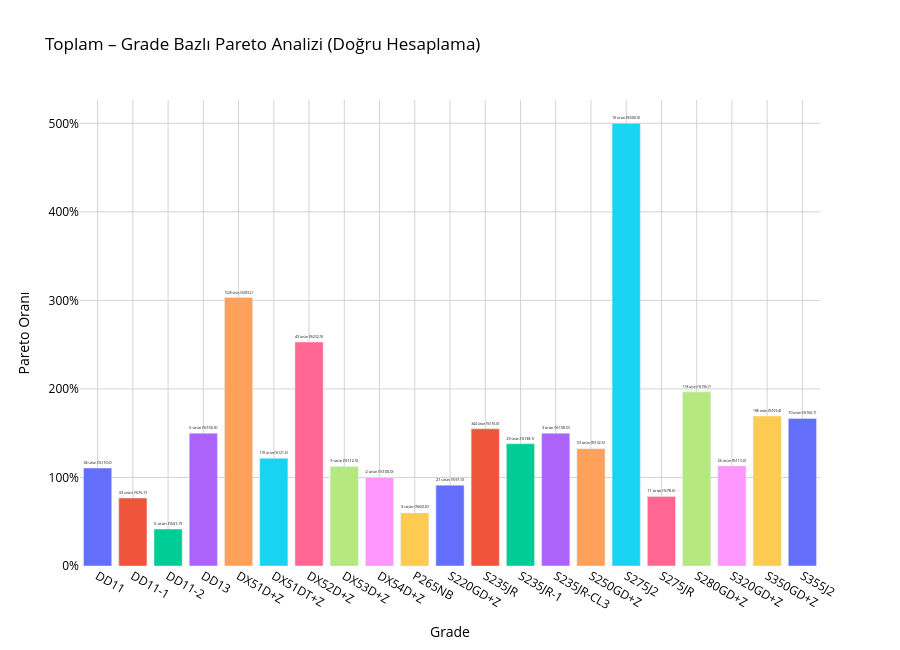

Write notebook code for a chart like this one.
### Code cell
import pandas as pd
import plotly.graph_objects as go

# 1. VERİYİ YÜKLE
df = pd.read_excel("preprocessedBelgeler/zero_filled_forecastData_altLimit100_son3_byGrup.xlsx")
df.columns = ['Month', 'SpecGroupId', 'Grade', 'Sipariş Mik. (TON)']
df['Month'] = pd.to_datetime(df['Month'])
df['SpecGroupId'] = df['SpecGroupId'].astype(str)

# 2. FİLTRELE
df = df[
    (df['Sipariş Mik. (TON)'] > 0) &
    (df['Month'] >= '2022-01-01') &
    (df['Month'] <= '2024-12-31')
].copy()

# 3. TOPLAM PARETO ANALİZİ
results = []

for grade, group in df.groupby('Grade'):
    sorted_df = group.sort_values(by='Sipariş Mik. (TON)', ascending=False)
    total = sorted_df['Sipariş Mik. (TON)'].sum()
    sorted_df['Cumulative'] = sorted_df['Sipariş Mik. (TON)'].cumsum()
    sorted_df['CumulativePct'] = sorted_df['Cumulative'] / total

    # %80'e ulaşan ilk kaç satır var?
    spec80_count = (sorted_df['CumulativePct'] <= 0.8).sum()
    if not (sorted_df['CumulativePct'] <= 0.8).all():
        spec80_count += 1  # çünkü 0.8'i geçmek için bir satır daha lazım oluyor

    total_spec_count = group['SpecGroupId'].nunique()

    results.append({
        'Grade': grade,
        'TopSpecGroupCount_for80pct': spec80_count,
        'TotalSpecGroupCount': total_spec_count,
        'ParetoPct': spec80_count / total_spec_count,
        'TotalSiparis': total
    })

pareto_df = pd.DataFrame(results)

# 4. GRAFİK
fig = go.Figure()

for _, row in pareto_df.iterrows():
    fig.add_trace(go.Bar(
        x=[row['Grade']],
        y=[row['ParetoPct']],
        text=f"{row['TopSpecGroupCount_for80pct']} ürün (%{row['ParetoPct']*100:.1f})",
        textposition='outside',
        hovertemplate=
            f"<b>Grade: {row['Grade']}</b><br>" +
            f"Pareto Oranı: %{row['ParetoPct']*100:.1f}<br>" +
            f"{row['TopSpecGroupCount_for80pct']} / {row['TotalSpecGroupCount']} ürün<br>" +
            f"Toplam Sipariş: {row['TotalSiparis']:.0f} TON<br><extra></extra>"
    ))

fig.update_layout(
    title="Toplam – Grade Bazlı Pareto Analizi (Doğru Hesaplama)",
    plot_bgcolor='white',
    paper_bgcolor='white',
    font=dict(color='black'),
    xaxis=dict(title="Grade", showgrid=True, gridcolor='lightgrey'),
    yaxis=dict(title="Pareto Oranı", tickformat=".0%", showgrid=True, gridcolor='lightgrey'),
    height=650,
    showlegend=False,
    margin=dict(t=100),
    bargap=0.2
)

fig.show()

### Figure 1 — Plotly figure (JSON) as saved in the notebook; plotly's stock layout.template omitted (floating-point values rounded to 4 significant figures)
{"data": [{"hovertemplate": "<b>Grade: DD11</b><br>Pareto Oranı: %110.6<br>94 / 85 ürün<br>Toplam Sipariş: 79359 TON<br><extra></extra>", "text": "94 ürün (%110.6)", "textposition": "outside", "type": "bar", "x": ["DD11"], "y": [1.106]}, {"hovertemplate": "<b>Grade: DD11-1</b><br>Pareto Oranı: %76.7<br>33 / 43 ürün<br>Toplam Sipariş: 149177 TON<br><extra></extra>", "text": "33 ürün (%76.7)", "textposition": "outside", "type": "bar", "x": ["DD11-1"], "y": [0.7674]}, {"hovertemplate": "<b>Grade: DD11-2</b><br>Pareto Oranı: %41.7<br>5 / 12 ürün<br>Toplam Sipariş: 9151 TON<br><extra></extra>", "text": "5 ürün (%41.7)", "textposition": "outside", "type": "bar", "x": ["DD11-2"], "y": [0.4167]}, {"hovertemplate": "<b>Grade: DD13</b><br>Pareto Oranı: %150.0<br>6 / 4 ürün<br>Toplam Sipariş: 1446 TON<br><extra></extra>", "text": "6 ürün (%150.0)", "textposition": "outside", "type": "bar", "x": ["DD13"], "y": [1.5]}, {"hovertemplate": "<b>Grade: DX51D+Z</b><br>Pareto Oranı: %303.2<br>1528 / 504 ürün<br>Toplam Sipariş: 1384205 TON<br><extra></extra>", "text": "1528 ürün (%303.2)", "textposition": "outside", "type": "bar", "x": ["DX51D+Z"], "y": [3.032]}, {"hovertemplate": "<b>Grade: DX51DT+Z</b><br>Pareto Oranı: %121.6<br>135 / 111 ürün<br>Toplam Sipariş: 460671 TON<br><extra></extra>", "text": "135 ürün (%121.6)", "textposition": "outside", "type": "bar", "x": ["DX51DT+Z"], "y": [1.216]}, {"hovertemplate": "<b>Grade: DX52D+Z</b><br>Pareto Oranı: %252.9<br>43 / 17 ürün<br>Toplam Sipariş: 6964 TON<br><extra></extra>", "text": "43 ürün (%252.9)", "textposition": "outside", "type": "bar", "x": ["DX52D+Z"], "y": [2.529]}, {"hovertemplate": "<b>Grade: DX53D+Z</b><br>Pareto Oranı: %112.5<br>9 / 8 ürün<br>Toplam Sipariş: 4060 TON<br><extra></extra>", "text": "9 ürün (%112.5)", "textposition": "outside", "type": "bar", "x": ["DX53D+Z"], "y": [1.125]}, {"hovertemplate": "<b>Grade: DX54D+Z</b><br>Pareto Oranı: %100.0<br>2 / 2 ürün<br>Toplam Sipariş: 450 TON<br><extra></extra>", "text": "2 ürün (%100.0)", "textposition": "outside", "type": "bar", "x": ["DX54D+Z"], "y": [1]}, {"hovertemplate": "<b>Grade: P265NB</b><br>Pareto Oranı: %60.0<br>3 / 5 ürün<br>Toplam Sipariş: 1570 TON<br><extra></extra>", "text": "3 ürün (%60.0)", "textposition": "outside", "type": "bar", "x": ["P265NB"], "y": [0.6]}, {"hovertemplate": "<b>Grade: S220GD+Z</b><br>Pareto Oranı: %91.3<br>21 / 23 ürün<br>Toplam Sipariş: 13772 TON<br><extra></extra>", "text": "21 ürün (%91.3)", "textposition": "outside", "type": "bar", "x": ["S220GD+Z"], "y": [0.913]}, {"hovertemplate": "<b>Grade: S235JR</b><br>Pareto Oranı: %155.0<br>344 / 222 ürün<br>Toplam Sipariş: 434329 TON<br><extra></extra>", "text": "344 ürün (%155.0)", "textposition": "outside", "type": "bar", "x": ["S235JR"], "y": [1.55]}, {"hovertemplate": "<b>Grade: S235JR-1</b><br>Pareto Oranı: %138.1<br>29 / 21 ürün<br>Toplam Sipariş: 29616 TON<br><extra></extra>", "text": "29 ürün (%138.1)", "textposition": "outside", "type": "bar", "x": ["S235JR-1"], "y": [1.381]}, {"hovertemplate": "<b>Grade: S235JR-CL3</b><br>Pareto Oranı: %150.0<br>3 / 2 ürün<br>Toplam Sipariş: 850 TON<br><extra></extra>", "text": "3 ürün (%150.0)", "textposition": "outside", "type": "bar", "x": ["S235JR-CL3"], "y": [1.5]}, {"hovertemplate": "<b>Grade: S250GD+Z</b><br>Pareto Oranı: %132.5<br>53 / 40 ürün<br>Toplam Sipariş: 19823 TON<br><extra></extra>", "text": "53 ürün (%132.5)", "textposition": "outside", "type": "bar", "x": ["S250GD+Z"], "y": [1.325]}, {"hovertemplate": "<b>Grade: S275J2</b><br>Pareto Oranı: %500.0<br>10 / 2 ürün<br>Toplam Sipariş: 1653 TON<br><extra></extra>", "text": "10 ürün (%500.0)", "textposition": "outside", "type": "bar", "x": ["S275J2"], "y": [5]}, {"hovertemplate": "<b>Grade: S275JR</b><br>Pareto Oranı: %78.6<br>11 / 14 ürün<br>Toplam Sipariş: 3860 TON<br><extra></extra>", "text": "11 ürün (%78.6)", "textposition": "outside", "type": "bar", "x": ["S275JR"], "y": [0.7857]}, {"hovertemplate": "<b>Grade: S280GD+Z</b><br>Pareto Oranı: %196.7<br>118 / 60 ürün<br>Toplam Sipariş: 82038 TON<br><extra></extra>", "text": "118 ürün (%196.7)", "textposition": "outside", "type": "bar", "x": ["S280GD+Z"], "y": [1.967]}, {"hovertemplate": "<b>Grade: S320GD+Z</b><br>Pareto Oranı: %113.0<br>26 / 23 ürün<br>Toplam Sipariş: 13171 TON<br><extra></extra>", "text": "26 ürün (%113.0)", "textposition": "outside", "type": "bar", "x": ["S320GD+Z"], "y": [1.13]}, {"hovertemplate": "<b>Grade: S350GD+Z</b><br>Pareto Oranı: %169.4<br>188 / 111 ürün<br>Toplam Sipariş: 65782 TON<br><extra></extra>", "text": "188 ürün (%169.4)", "textposition": "outside", "type": "bar", "x": ["S350GD+Z"], "y": [1.694]}, {"hovertemplate": "<b>Grade: S355J2</b><br>Pareto Oranı: %166.7<br>10 / 6 ürün<br>Toplam Sipariş: 941 TON<br><extra></extra>", "text": "10 ürün (%166.7)", "textposition": "outside", "type": "bar", "x": ["S355J2"], "y": [1.667]}], "layout": {"bargap": 0.2, "font": {"color": "black"}, "height": 650, "margin": {"t": 100}, "paper_bgcolor": "white", "plot_bgcolor": "white", "showlegend": false, "title": {"text": "Toplam – Grade Bazlı Pareto Analizi (Doğru Hesaplama)"}, "xaxis": {"gridcolor": "lightgrey", "showgrid": true, "title": {"text": "Grade"}}, "yaxis": {"gridcolor": "lightgrey", "showgrid": true, "tickformat": ".0%", "title": {"text": "Pareto Oranı"}}}}
